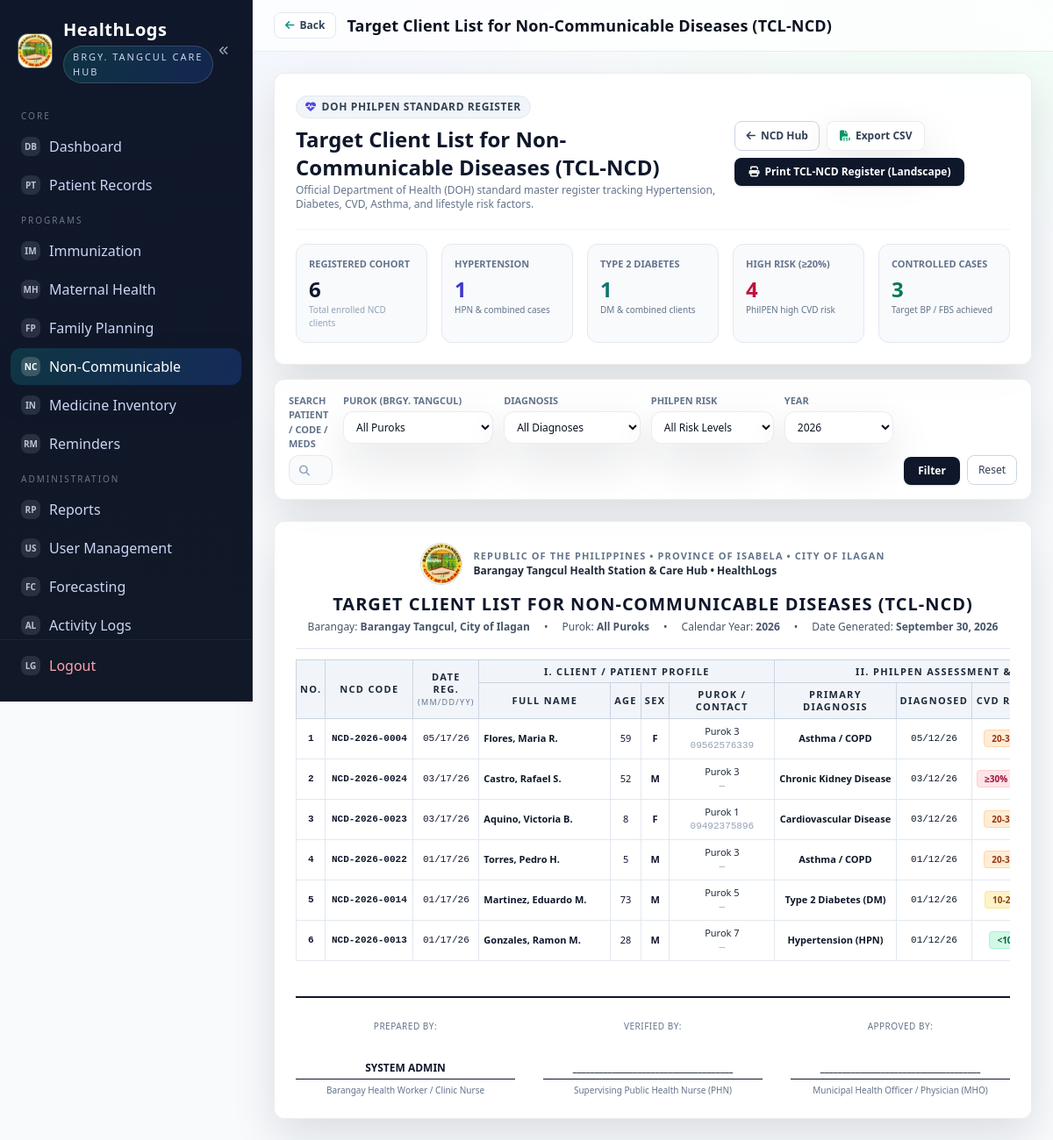
The page /public/ncd/tcl.php (signed in) on the database its author committed.
### tables this page shows
CREATE TABLE `ncd_records` (
  `id` bigint(20) UNSIGNED NOT NULL,
  `patient_id` bigint(20) UNSIGNED NOT NULL,
  `ncd_code` varchar(40) NOT NULL,
  `registration_date` date NOT NULL,
  `diagnosis_type` enum('hypertension','diabetes','hypertension_diabetes','cardiovascular','asthma_copd','chronic_kidney','cancer','other') NOT NULL DEFAULT 'hypertension',
  `date_diagnosed` date NOT NULL,
  `philpen_risk_level` enum('low','moderate','high','very_high') NOT NULL DEFAULT 'low',
  `is_smoker` enum('never','current','former') NOT NULL DEFAULT 'never',
  `is_alcohol_drinker` enum('never','occasional','regular','heavy') NOT NULL DEFAULT 'never',
  `maintenance_meds` varchar(255) DEFAULT NULL,
  `target_bp` varchar(20) DEFAULT '<140/90',
  `target_fbs` varchar(20) DEFAULT '<126 mg/dL',
  `status` enum('active','controlled','uncontrolled','inactive','transferred','deceased') NOT NULL DEFAULT 'active',
  `remarks` text DEFAULT NULL,
  `created_at` datetime NOT NULL DEFAULT current_timestamp(),
  `updated_at` datetime DEFAULT NULL ON UPDATE current_timestamp()
);

CREATE TABLE patients (
  id BIGINT UNSIGNED AUTO_INCREMENT PRIMARY KEY,
  household_id BIGINT UNSIGNED NULL,
  philhealth_no VARCHAR(30) NULL,
  national_id VARCHAR(30) NULL,
  first_name VARCHAR(80) NOT NULL,
  middle_name VARCHAR(80) NULL,
  last_name VARCHAR(80) NOT NULL,
  suffix VARCHAR(10) NULL,
  sex ENUM('male','female') NOT NULL,
  birth_date DATE NOT NULL,
  blood_type VARCHAR(5) NULL,
  contact_no VARCHAR(30) NULL,
  email VARCHAR(120) NULL,
  address_line VARCHAR(255) NULL,
  barangay VARCHAR(120) NOT NULL,
  city_municipality VARCHAR(120) NOT NULL,
  province VARCHAR(120) NOT NULL,
  status ENUM('active','inactive','deceased') NOT NULL DEFAULT 'active',
  created_at DATETIME NOT NULL DEFAULT CURRENT_TIMESTAMP,
  updated_at DATETIME NULL ON UPDATE CURRENT_TIMESTAMP,
  CONSTRAINT fk_patients_household FOREIGN KEY (household_id) REFERENCES households(id)
);

### public/ncd/tcl.php (the view, shortened to what the rows shown need)
<?php
require __DIR__ . '/../partials/bootstrap.php';
$export = ($_GET['export'] ?? '') === 'csv';
$yearFilter = trim($_GET['year'] ?? date('Y'));
$whereClauses = ["1=1"];
$params = [];
if ($yearFilter !== 'all' && is_numeric($yearFilter)) {
    $whereClauses[] = "YEAR(r.registration_date) = ?";
    $params[] = (int)$yearFilter;
}
$whereSql = implode(' AND ', $whereClauses);
$sql = "
    SELECT r.*, p.first_name, p.last_name, p.middle_name, p.birth_date, p.barangay, p.address_line, p.contact_no, p.sex,
           TIMESTAMPDIFF(YEAR, p.birth_date, CURDATE()) AS age,
           (SELECT COUNT(*) FROM ncd_visits v WHERE v.ncd_record_id = r.id) AS total_visits,
           (SELECT MAX(visit_date) FROM ncd_visits v WHERE v.ncd_record_id = r.id) AS last_visit_date,
           (SELECT bp_systolic FROM ncd_visits v WHERE v.ncd_record_id = r.id ORDER BY visit_date DESC, id DESC LIMIT 1) AS last_bp_sys,
           (SELECT bp_diastolic FROM ncd_visits v WHERE v.ncd_record_id = r.id ORDER BY visit_date DESC, id DESC LIMIT 1) AS last_bp_dia,
           (SELECT blood_sugar_mgdl FROM ncd_visits v WHERE v.ncd_record_id = r.id ORDER BY visit_date DESC, id DESC LIMIT 1) AS last_bs_mgdl,
           (SELECT blood_sugar_type FROM ncd_visits v WHERE v.ncd_record_id = r.id ORDER BY visit_date DESC, id DESC LIMIT 1) AS last_bs_type,
           (SELECT weight_kg FROM ncd_visits v WHERE v.ncd_record_id = r.id ORDER BY visit_date DESC, id DESC LIMIT 1) AS last_weight_kg,
           (SELECT bmi FROM ncd_visits v WHERE v.ncd_record_id = r.id ORDER BY visit_date DESC, id DESC LIMIT 1) AS last_bmi,
           (SELECT next_appointment_date FROM ncd_visits v WHERE v.ncd_record_id = r.id ORDER BY visit_date DESC, id DESC LIMIT 1) AS next_appointment_date
    FROM ncd_records r
    JOIN patients p ON p.id = r.patient_id
    WHERE {$whereSql}
    ORDER BY r.registration_date DESC, r.id DESC
";
$countQuery = "
    SELECT COUNT(*)
    FROM ncd_records r
    JOIN patients p ON p.id = r.patient_id
    WHERE {$whereSql}
";
$countStmt = $pdo->prepare($countQuery);
$countStmt->execute($params);
$totalRecords = (int)$countStmt->fetchColumn();
if ($export) {
    $stmt = $pdo->prepare($sql);
    $stmt->execute($params);
    $records = $stmt->fetchAll();
} else {
    $tclPaginator = paginate($totalRecords, 15);
    $stmt = $pdo->prepare($sql . " " . $tclPaginator->getLimitSql());
    $stmt->execute($params);
    $records = $stmt->fetchAll();
}
function tcl_ncd_diag_label(?string $d): string {
    $map = [
        'hypertension' => 'Hypertension (HPN)',
        'diabetes' => 'Type 2 Diabetes (DM)',
        'hypertension_diabetes' => 'HPN & Diabetes',
        'cardiovascular' => 'Cardiovascular Disease',
        'asthma_copd' => 'Asthma / COPD',
        'chronic_kidney' => 'Chronic Kidney Disease',
        'cancer' => 'Cancer Registry',
        'other' => 'Other NCD',
    ];
    return $map[$d] ?? ucwords(str_replace('_', ' ', (string)$d));
}
require __DIR__ . '/../partials/header.php';
?>
<div class="bg-white p-5 sm:p-6 rounded-xl shadow border border-slate-100 print:hidden">
  <div class="flex flex-col md:flex-row md:items-center md:justify-between gap-4">
    <div>
      <h2 class="text-2xl font-bold text-slate-900 mt-2">Target Client List for Non-Communicable Diseases (TCL-NCD)</h2>
    </div>
  </div>
</div>
<div class="mt-6 bg-white p-4 sm:p-6 rounded-xl shadow border border-slate-200">
  <div class="text-center pb-4 mb-3 border-b border-slate-200">
    <h1 class="text-lg sm:text-xl font-extrabold uppercase text-slate-900 tracking-wider mt-0.5">TARGET CLIENT LIST FOR NON-COMMUNICABLE DISEASES (TCL-NCD)</h1>
  </div>
  <div class="overflow-x-auto -mx-4 sm:mx-0">
    <table class="w-full tcl-table screen-tcl-table min-w-[1360px]">
      <thead>
        <tr>
          <th rowspan="2" class="w-8">No.</th>
          <th rowspan="2" class="min-w-[100px]">NCD Code</th>
          <th rowspan="2" class="min-w-[75px]">Date Reg.<br><span class="text-[9px] font-normal text-slate-500">(mm/dd/yy)</span></th>
          <th colspan="4" class="bg-slate-100 text-slate-800 font-extrabold uppercase tracking-wide py-1">
            I. Client / Patient Profile
          </th>
          <th colspan="4" class="bg-indigo-50 text-indigo-900 font-extrabold uppercase tracking-wide py-1">
            II. PhilPEN Assessment &amp; Diagnosis
          </th>
        </tr>
        <tr>
          <th class="min-w-[150px] text-left px-2">Full Name</th>
          <th class="w-12">Age</th>
          <th class="w-10">Sex</th>
          <th class="min-w-[120px]">Purok / Contact</th>
          <th class="min-w-[130px]">Primary Diagnosis</th>
          <th class="min-w-[75px]">Diagnosed</th>
          <th class="min-w-[90px]">CVD Risk Level</th>
        </tr>
      </thead>
      <tbody>
        <?php if (empty($records)): ?>
          <tr>
            <td colspan="20" class="text-center py-12 text-slate-400">
              <i class="fas fa-folder-open text-3xl mb-2"></i>
              <div>No TCL-NCD records found matching the active filter criteria.</div>
            </td>
          </tr>
        <?php else: ?>
          <?php foreach ($records as $idx => $r): ?>
            <tr class="hover:bg-slate-50 transition">
              <td class="text-center font-mono text-slate-400 font-bold"><?= $idx + 1 ?></td>
              <td class="font-mono font-bold text-teal-700 whitespace-nowrap text-center">
                <a href="/HealthLogs/public/ncd/visits/index.php?record_id=<?= (int)$r['id'] ?>" class="hover:underline">
                  <?= h($r['ncd_code']) ?>
                </a>
              </td>
              <td class="text-center font-mono text-[10px] text-slate-600 whitespace-nowrap">
                <?= date('m/d/y', strtotime($r['registration_date'])) ?>
              </td>
              <td class="text-left px-2 font-semibold text-slate-900 whitespace-nowrap">
                <?= h($r['last_name'] . ', ' . $r['first_name'] . ($r['middle_name'] ? ' ' . substr($r['middle_name'], 0, 1) . '.' : '')) ?>
              </td>
              <td class="text-center font-medium text-slate-700"><?= $r['age'] ?></td>
              <td class="text-center font-bold text-slate-700"><?= strtoupper(substr($r['sex'], 0, 1)) ?></td>
              <td class="text-center text-[10px] text-slate-600 whitespace-nowrap">
                <div class="font-medium text-slate-800"><?= h($r['barangay'] ?: 'Tangcul') ?></div>
                <div class="text-slate-400 font-mono"><?= h($r['contact_no'] ?: '—') ?></div>
              </td>
              <td class="text-center font-semibold text-slate-800 whitespace-nowrap">
                <?= tcl_ncd_diag_label($r['diagnosis_type']) ?>
              </td>
              <td class="text-center font-mono text-[10px] text-slate-500 whitespace-nowrap">
                <?= date('m/d/y', strtotime($r['date_diagnosed'])) ?>
              </td>
              <td class="text-center whitespace-nowrap">
                <?php if ($r['philpen_risk_level'] === 'very_high'): ?>
                  <span class="px-2 py-0.5 rounded text-[10px] font-extrabold bg-rose-100 text-rose-800 border border-rose-200">&ge;30% (Very High)</span>
                <?php elseif ($r['philpen_risk_level'] === 'high'): ?>
                  <span class="px-2 py-0.5 rounded text-[10px] font-bold bg-orange-100 text-orange-800 border border-orange-200">20-30% (High)</span>
                <?php elseif ($r['philpen_risk_level'] === 'moderate'): ?>
                  <span class="px-2 py-0.5 rounded text-[10px] font-bold bg-amber-100 text-amber-800 border border-amber-200">10-20% (Mod)</span>
                <?php else: ?>
                  <span class="px-2 py-0.5 rounded text-[10px] font-bold bg-emerald-100 text-emerald-800 border border-emerald-200">&lt;10% (Low)</span>
                <?php endif; ?>
              </td>
            </tr>
          <?php endforeach; ?>
        <?php endif; ?>
      </tbody>
    </table>
  </div>
</div>
<?php require __DIR__ . '/../partials/footer.php'; ?>

### rows shown on the page
ncd_records: ncd_code "NCD-2026-0004", registration_date "05/17/26", patient.middle_name "Flores, Maria R.", age "59", patient.sex "F", patient.barangay "Purok 3", patient.contact_no "09562576339", diagnosis_type "Asthma / COPD", date_diagnosed "05/12/26", philpen_risk_level "20-30% (High)"
ncd_records: ncd_code "NCD-2026-0024", registration_date "03/17/26", patient.middle_name "Castro, Rafael S.", age "52", patient.sex "M", patient.barangay "Purok 3", patient.contact_no "—", diagnosis_type "Chronic Kidney Disease", date_diagnosed "03/12/26", philpen_risk_level "≥30%…"
ncd_records: ncd_code "NCD-2026-0023", registration_date "03/17/26", patient.middle_name "Aquino, Victoria B.", age "8", patient.sex "F", patient.barangay "Purok 1", patient.contact_no "09492375896", diagnosis_type "Cardiovascular Disease", date_diagnosed "03/12/26", philpen_risk_level "20-30% (High)"
ncd_records: ncd_code "NCD-2026-0022", registration_date "01/17/26", patient.middle_name "Torres, Pedro H.", age "5", patient.sex "M", patient.barangay "Purok 3", patient.contact_no "—", diagnosis_type "Asthma / COPD", date_diagnosed "01/12/26", philpen_risk_level "20-30% (High)"
ncd_records: ncd_code "NCD-2026-0014", registration_date "01/17/26", patient.middle_name "Martinez, Eduardo M.", age "73", patient.sex "M", patient.barangay "Purok 5", patient.contact_no "—", diagnosis_type "Type 2 Diabetes (DM)", date_diagnosed "01/12/26", philpen_risk_level "10-20% (Mod)"
ncd_records: ncd_code "NCD-2026-0013", registration_date "01/17/26", patient.middle_name "Gonzales, Ramon M.", age "28", patient.sex "M", patient.barangay "Purok 7", patient.contact_no "—", diagnosis_type "Hypertension (HPN)", date_diagnosed "01/12/26", philpen_risk_level "<10% (Low)"

### other values the page prints
$pageTitle "Target Client List for Non-Communicable Diseases (TCL-NCD)"
$stats['total'] "6"
$stats['hpn'] "1"
$stats['dm'] "1"
$stats['high_risk'] "4"
$stats['controlled'] "3"
$barangayFilter ?: 'All Puroks' "All Puroks"
$yearFilter "2026"
$_SESSION['full_name'] "SYSTEM ADMIN"
form field year "2026"
